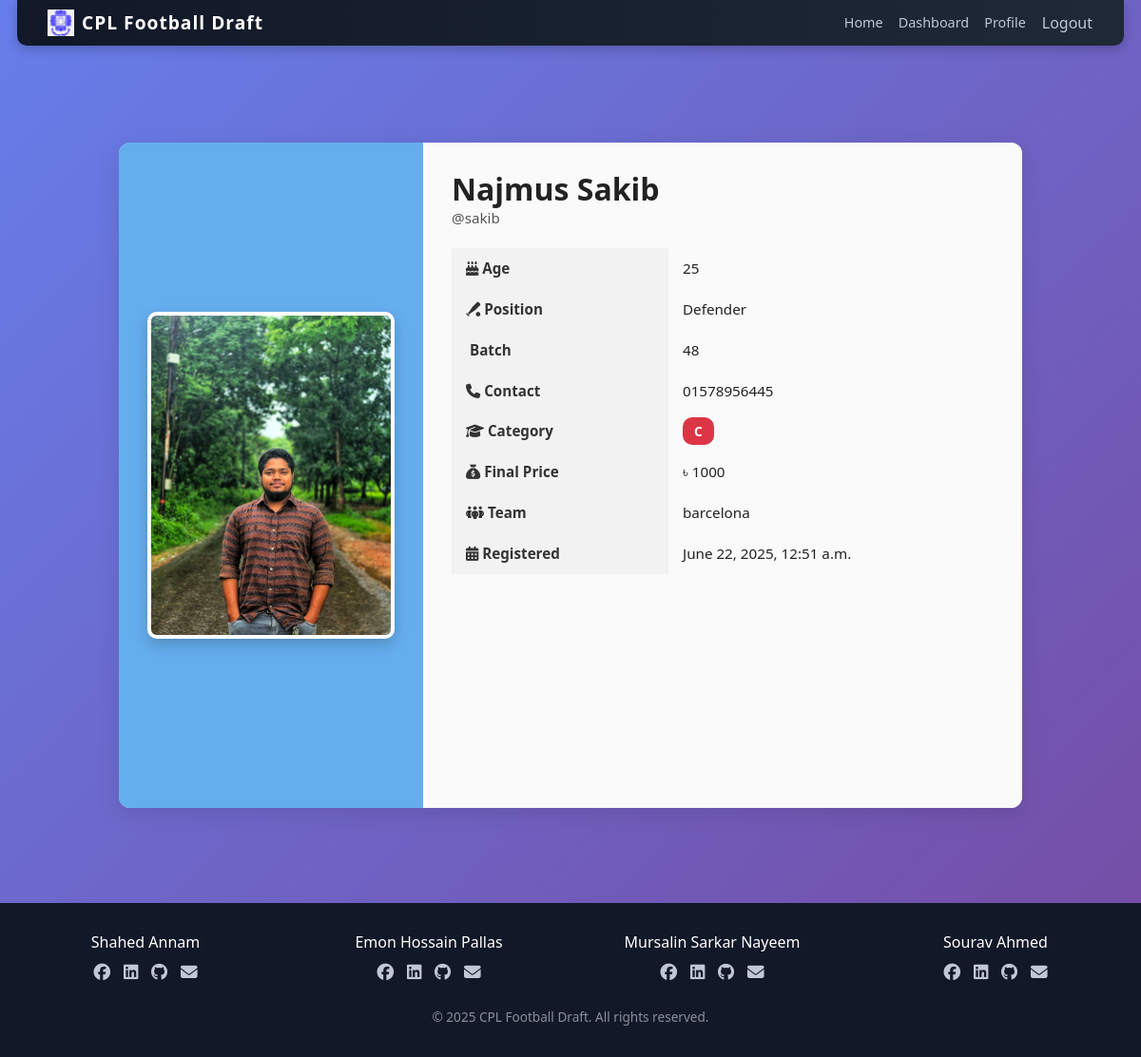
The page /player/profile/3/ (signed in) on the database as committed earlier.
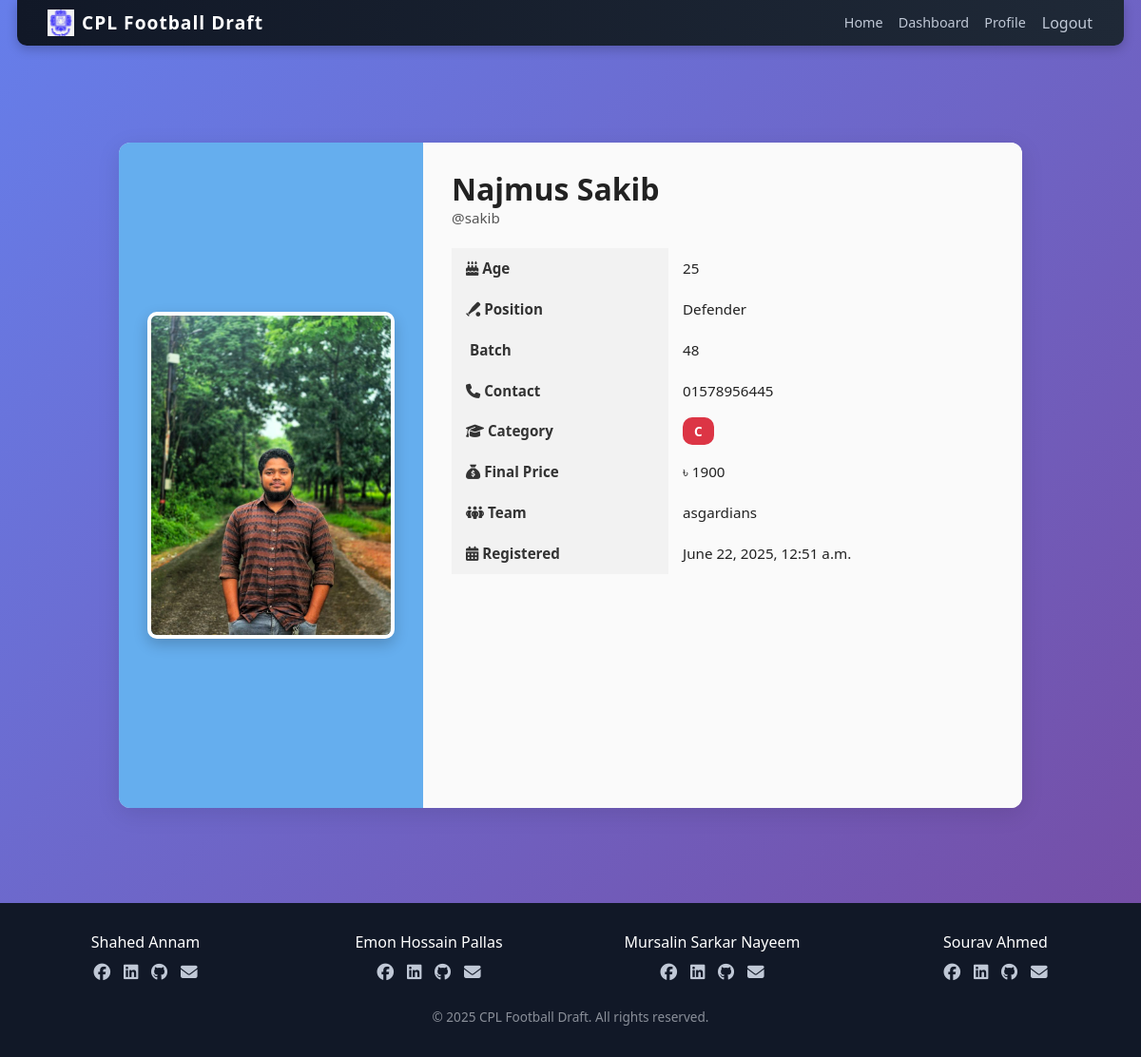
The same page on the database as committed later.
### player/models.py (models this page shows, shortened)
class Player(models.Model):
    POSITION_CHOICES = [
        ('Midfielder', 'Midfielder'),
        ('Goalkeeper', 'Goalkeeper'),
        ('Forward', 'Forward'),
        ('Defender', 'Defender'),
    ]
    user = models.ForeignKey(settings.AUTH_USER_MODEL, on_delete=models.CASCADE)
    name = models.CharField(max_length=100)
    age = models.IntegerField()
    playing_position = models.CharField(max_length=20, choices=POSITION_CHOICES)
    batch = models.CharField(max_length=10)
    contact_number = models.CharField(max_length=15, blank=True, null=True)
    profile_picture = models.ImageField(upload_to='profile_pics/', blank=True, null=True)
    assigned_team = models.ForeignKey(Team, on_delete=models.SET_NULL, null=True, blank=True, related_name='players')
    registered_at = models.DateTimeField(auto_now_add=True)
    price = models.IntegerField(default=100)
    current_price = models.IntegerField(default=0)
    CATEGORY_CHOICES = [
        ('A', 'Category A'),
        ('B', 'Category B'),
        ('C', 'Category C'),
    ]
    player_class = models.CharField(max_length=1, choices=CATEGORY_CHOICES, blank=True, null=True)

### team/models.py (models this page shows)
class Team(models.Model):
    user = models.OneToOneField(User, on_delete=models.CASCADE)
    slogan = models.CharField(max_length=255)
    logo = models.ImageField(upload_to='team_logos/')
    profile_pic = models.ImageField(upload_to='team_profiles/')
    expense_budget = models.IntegerField(default=10000)
    def __str__(self):
        return self.user.username

### CPL/models.py (models this page shows)
class CustomUser(AbstractUser):
    ROLE_CHOICES = (
        ('player', 'Player'),
        ('team', 'Team'),
        ('authority', 'Authority'),
    )
    role = models.CharField(max_length=20, choices=ROLE_CHOICES)

### player/views.py (the view)
# urls.py: path('profile/<int:player_id>/', views.player_profile, name='player_profile'),  # ✅ renamed
@login_required
def player_profile(request, player_id):  # still shows any profile by ID
    player = get_object_or_404(Player, id=player_id)
    return render(request, 'player/player_profile.html', {'player': player})

### templates/player/player_profile.html (shortened to what this page needs)
{% extends 'CPL/base.html' %}
{% load static %}
{% block head %}
<link rel="stylesheet" href="{% static 'player/stylePlayer_profile.css' %}">
<link rel="stylesheet" href="https://cdnjs.cloudflare.com/ajax/libs/font-awesome/6.5.2/css/all.min.css" />
{% endblock %}
{% block content %}
<div class="profile-container">
    <div class="profile-card horizontal-layout">
        <div class="profile-image">
            {% if player.profile_picture %}
                <img src="{{ player.profile_picture.url }}" alt="Profile Picture">
            {% else %}
                <i class="fas fa-user-circle no-image"></i>
            {% endif %}
        </div>
        <div class="profile-details">
            <div class="profile-name-section">
                <h2>{{ player.name }}</h2>
                <p>@{{ player.user.username }}</p>
            </div>
            <table class="profile-table">
                <tr>
                    <th><i class="fas fa-cake-candles"></i> Age</th>
                    <td>{{ player.age }}</td>
                </tr>
                <tr>
                    <th><i class="fas fa-baseball-bat-ball"></i> Position</th>
                    <td>{{ player.playing_position }}</td>
                </tr>
                <tr>
                    <th> Batch</th>
                    <td>{{ player.batch }}</td>
                </tr>
                <tr>
                    <th><i class="fas fa-phone"></i> Contact</th>
                    <td>{{ player.contact_number }}</td>
                </tr>
                <tr>
                    <th><i class="fas fa-graduation-cap"></i> Category</th>
                    <td>
                        {% if player.player_class %}
                            <span class="category-tag category-{{ player.player_class|lower }}">{{ player.player_class }}</span>
                        {% else %}
                            N/A
                        {% endif %}
                    </td>
                </tr>
                <tr>
                    <th><i class="fas fa-sack-dollar"></i>
                        {% if player.assigned_team != "Not bought yet" %}Final Price{% else %}Base Price{% endif %}
                    </th>
                    <td>
                        {% if player.player_class %}৳ {{ player.price }}{% else %}N/A{% endif %}
                    </td>
                </tr>
                <tr>
                    <th><i class="fas fa-people-group"></i> Team</th>
                    <td>{{ player.assigned_team }}</td>
                </tr>
                <tr>
                    <th><i class="fas fa-calendar-alt"></i> Registered</th>
                    <td>{{ player.registered_at|date:"F j, Y, g:i a" }}</td>
                </tr>
            </table>
        </div>
    </div>
</div>
{% endblock %}

Rows that differ between the two databases and show on the page:
changed Player "Najmus Sakib": price "1000" → "1900"; assigned_team "barcelona" → "asgardians"
